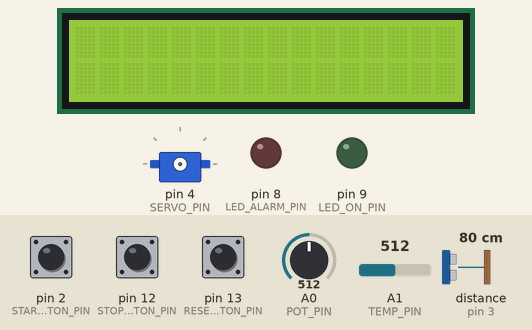
Bench run of a program on a simulated Arduino Uno, built with avr-gcc and run on an emulated ATmega328P. Parts: 16×2 character LCD, servo, output pins drawn as LEDs (lit = HIGH). Dashed ring = blinking. The test bench sets the inputs (shaded band); at power-on: pin 2 (START_BUTTON_PIN) HIGH, distance to the obstacle (sensor on pin 3) 80 cm, pin 13 (RESET_BUTTON_PIN) HIGH, pin 12 (STOP_BUTTON_PIN) HIGH, A0 (POT_PIN) = 512, A1 (TEMP_PIN) = 512. The echo pulse lasts 58.3 µs per cm; sleep ends after the set time or at an interrupt; pins used as bus, display or sensor lines are not drawn; what the program prints to the serial monitor is not drawn.

Above: at 1.2 s.
1.3 s: pin 2 (START_BUTTON_PIN) pulled LOW for 0.15 s
At 1.82 s:
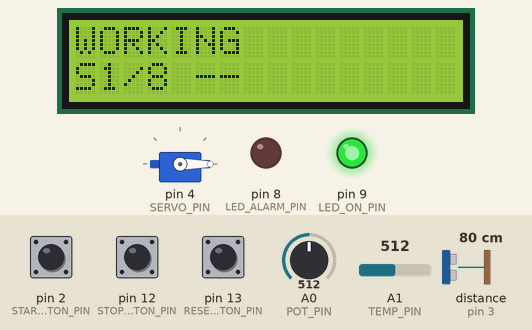
2.0 s: distance to the obstacle (sensor on pin 3) set to 24 cm
4.2 s: distance to the obstacle (sensor on pin 3) set to 21 cm
At 4.95 s:
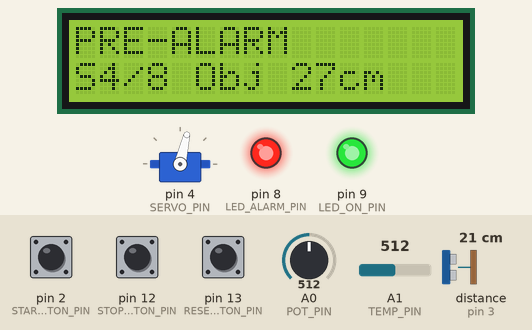
6.1 s: distance to the obstacle (sensor on pin 3) set to 5 cm
At 6.25 s:
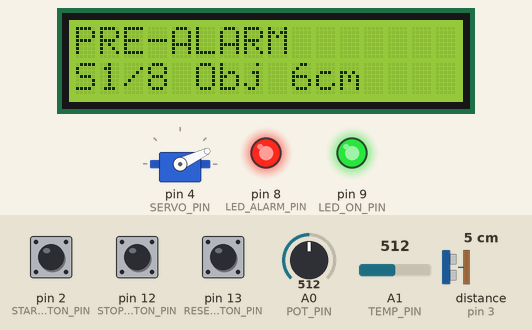
7.6 s: distance to the obstacle (sensor on pin 3) set to 2 cm
At 8.27 s:
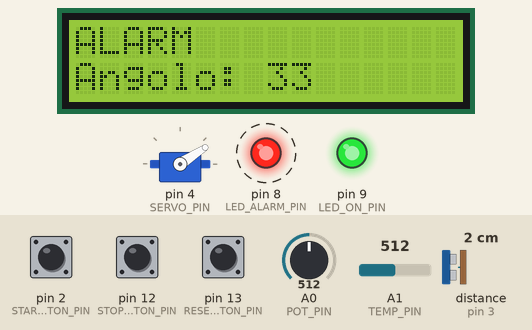
10.1 s: pin 13 (RESET_BUTTON_PIN) pulled LOW for 0.15 s
At 11.27 s:
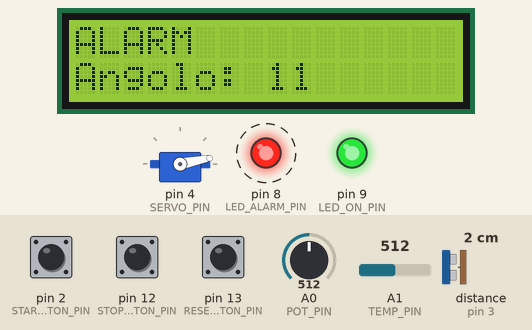
Timing chart, 0 to 11.8 s (numbered marks = the images above; inputs shaded):
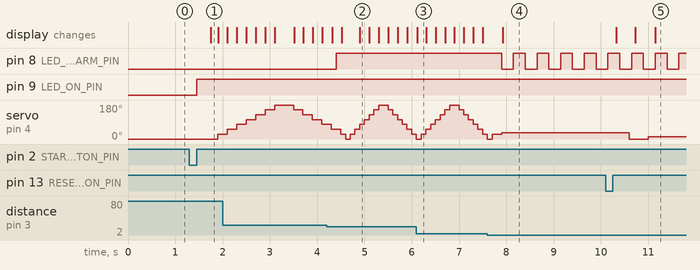

The program:

main.cpp
```cpp
#include <Arduino.h>
#include <avr/sleep.h>
#include "kernel/Scheduler.h"
#include "model/Context.h"
#include "tasks/ButtonTask.h"
#include "tasks/CommTask.h"
#include "tasks/LedTask.h"
#include "tasks/ScanTask.h"
#include "tasks/SystemTask.h"
#include "tasks/TempTask.h"
#include "tasks/DisplayTask.h"

Scheduler scheduler;
Context ctx;

int idleTimeMs = 0;

// stacca subito l'interrupt altrimenti con il pin low si rilancerebbe di continuo e bloccherebbe tutto
void wakeUpHandler() {
  detachInterrupt(digitalPinToInterrupt(START_BUTTON_PIN));
}

void goToSleep() {
  Serial.flush();// svuota buffer seriale
  set_sleep_mode(SLEEP_MODE_PWR_DOWN);// cpu + timer fermi
  noInterrupts();// evita che il pulsante venga premuto tra prep e sleep
  sleep_enable();
  attachInterrupt(digitalPinToInterrupt(START_BUTTON_PIN), wakeUpHandler, LOW);// pin 2 low allora si sveglia
  interrupts();
  sleep_cpu();// mcu si ferma qui finché non si preme start

  sleep_disable();
  scheduler.resync();// sincronizza nuovamente il timer millis così che il ritmo dei tick rimanga regolare
}

void setup() {
  Serial.begin(SERIAL_BAUD);
  scheduler.init(BASE_PERIOD);

  Led *greenLed = new Led(LED_ON_PIN);
  greenLed->init();
  scheduler.addTask(new SystemTask(&ctx, greenLed));

  Led *redLed = new Led(LED_ALARM_PIN);
  redLed->init();
  scheduler.addTask(new LedTask(&ctx, redLed));

  Button *startButton = new Button(START_BUTTON_PIN);
  Button *stopButton = new Button(STOP_BUTTON_PIN);
  Button *resetButton = new Button(RESET_BUTTON_PIN);
  startButton->init();
  stopButton->init();
  resetButton->init();
  scheduler.addTask(new ButtonTask(&ctx, startButton, stopButton, resetButton));

  Potentiometer *pot = new Potentiometer(POT_PIN);
  RadarServo *servo = new RadarServo(SERVO_PIN);
  Sonar *sonar = new Sonar(SONAR_TRIG_PIN, SONAR_ECHO_PIN);
  pot->init();
  servo->init();
  sonar->init();
  scheduler.addTask(new ScanTask(sonar, &ctx, pot, servo));

  TempSensor *tempSensor = new TempSensor(TEMP_PIN);
  tempSensor->init();
  scheduler.addTask(new TempTask(&ctx, tempSensor));

  Display *display = new Display();
  display->init();
  scheduler.addTask(new DisplayTask(&ctx, display));

  scheduler.addTask(new CommTask(&ctx));
}

void loop() {
  scheduler.schedule();

  if (ctx.state == IDLE) {
    idleTimeMs += BASE_PERIOD;
    if (idleTimeMs >= SLEEP_DELAY_MS) {
      goToSleep();
      idleTimeMs = 0;
    }
  } else {
    idleTimeMs = 0;
  }
}
```

Button.cpp
```cpp
#include "Button.h"
#include "config.h"

//sola inizializzazione
Button::Button(uint8_t pin) : pin(pin), rawState(false), stableState(false), pressedEvent(false), lastChangeTime(0) {}

void Button::init() {
    pinMode(pin, INPUT_PULLUP);// a riposo il pin è HIGH
    rawState = stableState = (digitalRead(pin) == LOW);
    lastChangeTime = millis();
}

void Button::update() {
    pressedEvent = false;

    bool reading = (digitalRead(pin) == LOW);// lettura grezza

    if (reading != rawState) {
        rawState = reading;
        lastChangeTime = millis();
    }

    // accetto il nuovo stato solo se è stabile da almeno BUTTON_DEBOUNCE_MS
    if (rawState != stableState && (millis() - lastChangeTime) >= BUTTON_DEBOUNCE_MS) {
        stableState = rawState;
        if (stableState) {
            pressedEvent = true;// rilasciato --> premuto
        }
    }
}

bool Button::isPressed() const { return stableState; }
bool Button::justPressed() const { return pressedEvent; }
```

Button.h
```cpp
#pragma once

#include <Arduino.h>

class Button {
    public:
        explicit Button(uint8_t pin);// mi obbligo ad esplicitare la creazione di un Button
        void init();
        void update();
        bool isPressed() const;
        bool justPressed() const;

    private:
        uint8_t pin;
        bool rawState;
        bool stableState;
        bool pressedEvent;
        unsigned long lastChangeTime;
};
```

Display.cpp
```cpp
#include "Display.h"
#include <string.h>

Display::Display() : lcd(LCD_ADDRESS, LCD_COLS, LCD_ROWS) {}

void Display::init() {
    lcd.init();
    lcd.backlight();
    clear();
}

void Display::clear() {
    lcd.clear();

    for (uint8_t r = 0; r < LCD_ROWS; r++) {// allineamento della copia locale, spazi in ogni riga
        memset(lines[r], ' ', LCD_COLS);
        lines[r][LCD_COLS] = '\0';
    }
}

void Display::printLine(uint8_t row, const char *text) {

    if (row >= LCD_ROWS || text == nullptr) {
        return;// parametri non validi
    }

    // costruisco la riga di LCD_COLS caratteri, tronco se di più e metto spazi se di meno
    char buffer[LCD_COLS + 1];
    uint8_t i = 0;
    while (i < LCD_COLS && text[i] != '\0') {
        buffer[i] = text[i];
        i++;
    }

    while (i < LCD_COLS) {
        buffer[i++] = ' ';
    }

    buffer[LCD_COLS] = '\0';

    // se la riga non è cambiata allora non scrivo nulla
    if (memcmp(buffer, lines[row], LCD_COLS + 1) == 0) {
        return;
    }

    // aggiornamento della copia e scrittura
    memcpy(lines[row], buffer, LCD_COLS + 1);
    lcd.setCursor(0, row);
    lcd.print(buffer);
}

void Display::backLightOn() { lcd.backlight(); }
void Display::backLightOff() { lcd.noBacklight(); }
```

Display.h
```cpp
#pragma once

#include <Arduino.h>
#include <LiquidCrystal_I2C.h>
#include "config.h"

class Display {
    public:
        Display();
        void init();
        void clear();
        void printLine(uint8_t row, const char *text);
        void backLightOn();
        void backLightOff();

    private:
        LiquidCrystal_I2C lcd;
        char lines[LCD_ROWS][LCD_COLS + 1];// copia per evitare di scrivere due volte la stessa cosa
};
```

Led.cpp
```cpp
#include "Led.h"

Led::Led(uint8_t pin) : pin(pin), state(false) {}

void Led::init() {
    pinMode(pin, OUTPUT);
    switchOFF();
}

void Led::switchON() {
    state = true;
    digitalWrite(pin, HIGH);
}

void Led::switchOFF() {
    state = false;
    digitalWrite(pin, LOW);
}

void Led::toggle() {
    if (state) {
        switchOFF();
    } else {
        switchON();
    }
}

bool Led::isOn() const { return state; }
```

Led.h
```cpp
#pragma once

#include <Arduino.h>

class Led {
    public:
        explicit Led(uint8_t pin);
        void init();
        void switchON();
        void switchOFF();
        void toggle();// inverte lo stato per il lampeggio in ALARM state
        bool isOn() const;

    private:
        uint8_t pin;
        bool state;
};
```

Potentiometer.cpp
```cpp
#include "Potentiometer.h"
#include "config.h"

Potentiometer::Potentiometer(uint8_t pin) : pin(pin) {}

void Potentiometer::init() {
    pinMode(pin, INPUT);
}

int Potentiometer::readRaw() const {
    return analogRead(pin);//conversione a 10 bit
}

int Potentiometer::getAngle() const {
    // map non satura da sola, garantisco l'intervallo usando constrain
    int angle = map(readRaw(), 0, 1023, MIN_ANGLE, MAX_ANGLE);
    return constrain(angle, MIN_ANGLE, MAX_ANGLE);
}
```

Potentiometer.h
```cpp
#pragma once

#include <Arduino.h>

class Potentiometer {
    public:
        explicit Potentiometer(uint8_t pin);
        void init();
        int readRaw() const;// valore grezzo tra 0 e 1023
        int getAngle() const;// valore convertito in gradi tra min e max

    private:
        uint8_t pin;
};
```

RadarServo.cpp
```cpp
#include "RadarServo.h"
#include "config.h"

RadarServo::RadarServo(uint8_t pin) : pin(pin), angle(MIN_ANGLE), attached(false) {}

void RadarServo::init() {
    angle = MIN_ANGLE;
    attached = false;// idle, non riceve impulsi
}

void RadarServo::on() {
    if (!attached) {
        servo.attach(pin);
        attached = true;
    }
    servo.write(angle);// riporta il servo all'ultimo angolo noto
}

void RadarServo::off() {
    if (attached) {
        servo.detach();
        attached = false;
    }
}

void RadarServo::setAngle(int newAngle) {
    if (!attached) {
        on();
    }
    angle = constrain(newAngle, MIN_ANGLE, MAX_ANGLE);
    servo.write(angle);
}

void RadarServo::setSector(int sector) {
    int lastSector = N_SECTORS - 1;
    int validSector = constrain(sector, 0, lastSector);
    // distribuzione lineare: settore 0 = 0° e lastSector = 180°
    setAngle(map(validSector, 0, lastSector, MIN_ANGLE, MAX_ANGLE));
}

int RadarServo::getAngle() const { return angle; }
bool RadarServo::isOn() const { return attached; }
```

RadarServo.h
```cpp
#pragma once

#include <Arduino.h>
#include <Servo.h>

class RadarServo {
    public:
        explicit RadarServo(uint8_t pin);
        void init();
        void on();
        void off();
        void setAngle(int angle);
        void setSector(int sector);
        int getAngle() const;// ultimo angolo comandato
        bool isOn() const;

    private:
        uint8_t pin;
        Servo servo;
        int angle;// ultimo angolo comandato
        bool attached;
};
```

Sonar.cpp
```cpp
#include "Sonar.h"
#include "config.h"

Sonar::Sonar(uint8_t trigPin, uint8_t echoPin) : trigPin(trigPin), echoPin(echoPin) {}

void Sonar::init() {
    pinMode(trigPin, OUTPUT);
    pinMode(echoPin, INPUT);
    digitalWrite(trigPin, LOW);
}

float Sonar::measure(float soundSpeed) {

    digitalWrite(trigPin, LOW);
    delayMicroseconds(3);
    digitalWrite(trigPin, HIGH);
    delayMicroseconds(10);
    digitalWrite(trigPin, LOW);

    // timeout = tempo di andata e ritorno alla portata massima
    unsigned long timeoutMicroseconds = (unsigned long)(2.0f * SONAR_MAX_DISTANCE / soundSpeed * 1000000.0f);

    // durata dell'eco
    unsigned long echoMicroseconds = pulseIn(echoPin, HIGH, timeoutMicroseconds);
    if (echoMicroseconds == 0) {
        return SONAR_NO_OBJECT;
    }

    // distanza = velocità * tempo / 2 (andata e ritorno)
    float distance = echoMicroseconds * soundSpeed / 2000000.0f;
    if (distance > SONAR_MAX_DISTANCE) {// scarto l'echo al limite
        return SONAR_NO_OBJECT;
    }

    return distance;
}
```

Sonar.h
```cpp
#pragma once

#include <Arduino.h>

const float SONAR_NO_OBJECT =  -1.0f;

class Sonar {
    public:
        Sonar(uint8_t trigPin, uint8_t echoPin);
        void init();
        float measure(float soundSpeed);// in metri

    private:
        uint8_t trigPin;
        uint8_t echoPin;
};
```

TempSensor.cpp
```cpp
#include "TempSensor.h"
#include "config.h"

TempSensor::TempSensor(uint8_t pin) : pin(pin) {}

void TempSensor::init() {
    pinMode(pin, INPUT);
}

float TempSensor::readCelsius() const {
    // media di più letture
    unsigned int sum = 0;
    for (uint8_t i = 0; i < CAMPIONI_PER_MEDIA_RUMORE_TS; i++) {
        sum += analogRead(pin);
    }

    float raw = (float)sum / CAMPIONI_PER_MEDIA_RUMORE_TS;

    // da livelli a volt
    float voltage = raw * TENSIONE_RIFERIMENTO_TS / LIVELLI_CONVERTITORE_TS;

    // da volt a °C
    return (voltage - TENSIONE_USCITA_0C_TS) / TENSIONE_PER_GRADOC_TS;
}

float TempSensor::speedCalc(float celsius) const {
    // formula
    return 331.3f + 0.606f * celsius;
}
```

TempSensor.h
```cpp
#pragma once

#include <Arduino.h>

class TempSensor {
    public:
        explicit TempSensor(uint8_t pin);
        void init();
        float readCelsius() const; // temperatura mediata su campioni letture
        float speedCalc(float celsius) const; // velocità del suono a quella temperatura

    private:
        uint8_t pin;
};
```

Scheduler.cpp
```cpp
#include "Scheduler.h"

// costruttore con tutti i valori default
Scheduler::Scheduler() : head(nullptr), tail(nullptr), nextTick(0) {}

// distruttore --> elimino un nodo alla volta dalla testa in avanti
Scheduler::~Scheduler() {
    Node *n = head;
    while (n != nullptr) {
        Node *next = n->next;
        delete n;
        n = next;
    }
}

// imposta periodo base e il prossimo tick tra baseperiod ms
void Scheduler::init(int basePeriod) {
    this->basePeriod = basePeriod;
    nextTick = millis() + basePeriod;
}

// metodo per aggiunta di un task
bool Scheduler::addTask(Task *task) {

    //il task non deve mancare sennò fallisce schedule()
    if (task == nullptr) {
        return false;
    }

    Node *n = new Node;
    if (n == nullptr) {
        return false;
    }
    n->task = task;
    n->next = nullptr;

    if (tail == nullptr) {
        head = n;
    } else {
        tail->next = n;
    }
    tail = n; //in ogni caso si aggiorna la coda

    return true;
}

// serve per riallineare il prossimo tick dato che dopo il deep sleep millis() è rimasto indietro
void Scheduler::resync() {
    nextTick = millis() + basePeriod;
}

// ad ogni tick viene effettuato un giro dello scheduler
void Scheduler::schedule() {

    // ciclo di busy waiting per attendere il prossimo tick
    while ((long) (millis() - nextTick) < 0) {

    }

    nextTick += basePeriod;

    // scorrimento della lista da inizio a fine
    for (Node *n = head; n != nullptr; n = n->next) {
        Task *t = n->task;

        // se il task è attivo accumula basePeriod e dice se il suo periodo è scaduto
        // successivamente si avanza di un passo
        if (t->isActive() && t->updateAndCheckTime(basePeriod)) {
            t->tick();
        }
    }
}
```

Scheduler.h
```cpp
#pragma once

#include <Arduino.h>
#include "Task.h"
#include "config.h"

class Scheduler {
    public:
        // costruttore e distruttore
        Scheduler();
        ~Scheduler();

        void init(int basePeriod);
        bool addTask(Task* task);
        void schedule();
        void resync();

    private:
        // nodo della lista di task con singolo puntatore al task e al prossimo nodo
        struct Node {
            Task* task;
            Node* next;
        };

        int basePeriod;
        Node* head;
        Node* tail; // ne teniamo traccia per aggiungere nuovi task in coda
        unsigned long nextTick; // istante in cui deve avvenire il prossimo tick
};
```

Task.h
```cpp
#pragma once

class Task
{
    public:
        Task(int period): myPeriod(period), timeElapsed(0), active(true) {};
        // ogni task deve avere questo metodo ma lo scrive chi eredita da task
        virtual void tick() = 0;

        bool updateAndCheckTime(int basePeriod) {
            timeElapsed += basePeriod;
            if(timeElapsed >= myPeriod) {
                timeElapsed = 0;
                return true;
            }
            else {
                return false;
            }
        }
        void setPeriod(int period) {
            myPeriod = period;
        }
        int getPeriod() {
            return myPeriod;
        }
        void setActive(bool isActive) {
            active = isActive;
            timeElapsed = 0;
        }
        bool isActive() {
            return active;
        }
        virtual ~Task() {};

    private:
        int myPeriod;
        int timeElapsed;
        bool active;
};
```

Context.h
```cpp
#pragma once

#include "config.h"

enum SystemState {
    IDLE,
    WORKING,
    PREALARM,
    ALARM
};

struct Context {
    SystemState state = IDLE;

    // scansione
    int sector = 0;
    bool foundObject = false;
    float distance = 0;

    // temp
    float temperature = 20.0;
    float soundSpeed = 343.0;

    bool startPressed = false;
    bool stopPressed = false;
    bool resetPressed = false;

    int manualAngle = 0;

    bool remoteControl = false;
};
```

ButtonTask.cpp
```cpp
#include "ButtonTask.h"
#include "../config.h"

ButtonTask::ButtonTask(Context* ctx, Button* startButton, Button* stopButton, Button* resetButton): Task(BUTTON_DEBOUNCE_MS) {
    this->ctx = ctx;
    this->startButton = startButton;
    this->stopButton = stopButton;
    this->resetButton = resetButton;
}

void ButtonTask::tick() {
    startButton->update();
    stopButton->update();
    resetButton->update();

    if (startButton->justPressed()) ctx->startPressed = true;// aggiorna lo stato nel context se è appena stato premuto
    if (stopButton->justPressed())  ctx->stopPressed  = true;
    if (resetButton->justPressed()) ctx->resetPressed = true;
}
```

ButtonTask.h
```cpp
#pragma once

#include "../kernel/Task.h"
#include "../devices/Button.h"
#include "../model/Context.h"

class ButtonTask : public Task {
    public:
    ButtonTask(Context* ctx, Button* startButton, Button* stopButton, Button* resetButton);
    void tick() override;

    private:
        Context* ctx;
        Button* startButton;
        Button* stopButton;
        Button* resetButton;
};
```

CommTask.cpp
```cpp
#include "CommTask.h"
#include "../config.h"
#include <Arduino.h>

CommTask::CommTask(Context* ctx) : Task(COMM_TIME) {
    this->ctx = ctx;
    this->lastState = IDLE;
    this->lastSector = -1;
    this->firstSend = true;
}

const char* CommTask::stateToString(SystemState s) {
    if(s == IDLE) {
        return "IDLE";
    }
    else if(s == WORKING) {
        return "WORKING";
    }
    else if(s == PREALARM) {
        return "PREALARM";
    }
    else if(s == ALARM) {
        return "ALARM";
    }
    else
        return "UNKNOWN";
}

void CommTask::tick() {
    if(this->ctx->state != lastState || firstSend) {
        Serial.print("STATE:");
        Serial.println(stateToString(ctx->state));
        lastState = ctx->state;
        lastSector = -1;
        firstSend = false;
    }

    if(ctx->state == WORKING || ctx->state == PREALARM || ctx->state == ALARM) {
        bool sectorChanged = (ctx->sector != lastSector);
        bool alarmObjectDetected = (ctx->state == ALARM && ctx->foundObject);

        if(sectorChanged || alarmObjectDetected) {
            Serial.print("SCANNING THIS SECTOR: ");
            Serial.print(ctx->sector);
            Serial.println(ctx->foundObject ? " Found" : " Not Found");
            Serial.println("At " + String(ctx->distance) + " distance");
            lastSector = ctx->sector;
        }
    }
}
```

CommTask.h
```cpp
#pragma once

#include "../kernel/Task.h"
#include "../model/Context.h"

class CommTask : public Task {
    public:
        CommTask(Context* ctx);
        void tick() override;

    private:
        Context* ctx;
        SystemState lastState;// ultimo stato inviato
        int lastSector;// ultimo settore inviato
        bool firstSend;// per inviare
        const char* stateToString(SystemState s);
};
```

DisplayTask.h
```cpp
#pragma once

#include "../kernel/Task.h"
#include "../devices/Display.h"
#include "../model/Context.h"

class DisplayTask : public Task {
public:
    DisplayTask(Context* ctx, Display* display);
    void tick() override;

private:
    enum State { DISPLAY_OFF, DISPLAY_ON } state;
    Context* ctx;
    Display* display;

    SystemState lastState;
    int lastSector;
    bool lastFound;
    float lastDistance;

    const char* stateToString(SystemState s);
};
```

Source omitted: DisplayTask.cpp (2114 bytes), LedTask.cpp (2184 bytes), LedTask.h (398 bytes), ScanTask.cpp (3934 bytes), ScanTask.h (835 bytes), SystemTask.cpp (1405 bytes), SystemTask.h (286 bytes), TempTask.cpp (323 bytes), TempTask.h (300 bytes), config.h (1000 bytes)

Measured:
- the behaviour switches between 23 and 22 cm on distance to the obstacle (sensor on pin 3) (found by bisection; images 1 and 2)
- the behaviour switches between 4 and 3 cm on distance to the obstacle (sensor on pin 3) (found by bisection; images 3 and 4)
- after the input at 1.3 s, pin 9 (LED_ON_PIN): LOW → HIGH after 0.15 s; servo on pin 4 (SERVO_PIN): 0° → 25° after 0.60 s; the display: changes after 0.45 s (image 1)
- after the input at 4.2 s, pin 8 (LED_ALARM_PIN): LOW → HIGH after 0.20 s; the display: first changes after 0.11 s (image 2 shows a later state)
- after the input at 7.6 s, pin 8 (LED_ALARM_PIN): alternates HIGH for 0.25 s and LOW for 0.25 s, starting after 0.30 s; the display: changes after 0.33 s (image 4)
- after the input at 10.1 s, servo on pin 4 (SERVO_PIN): 33° → 0° after 0.50 s, → 11° 0.40 s later; the display: first changes after 0.22 s (image 5 shows a later state)
